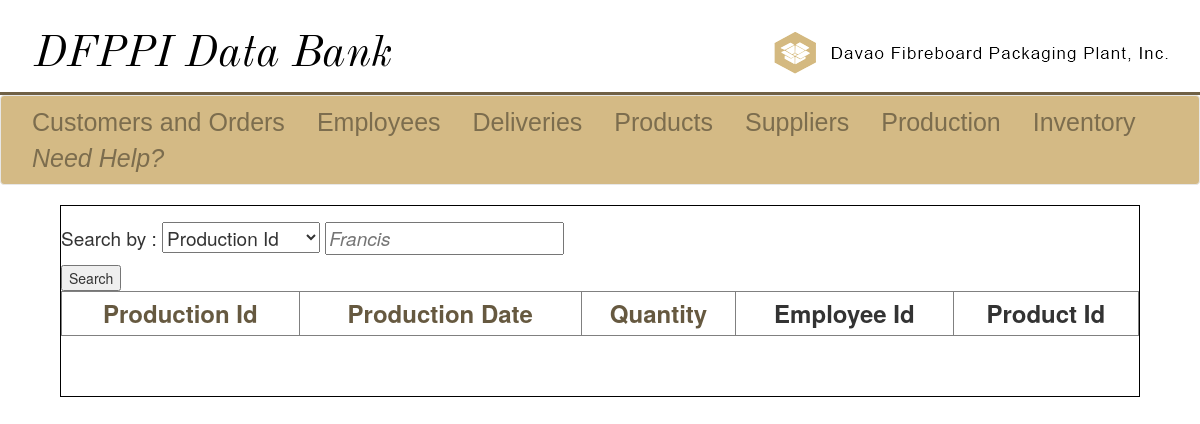
/production-view.php, run on an earlier commit of the app's database.
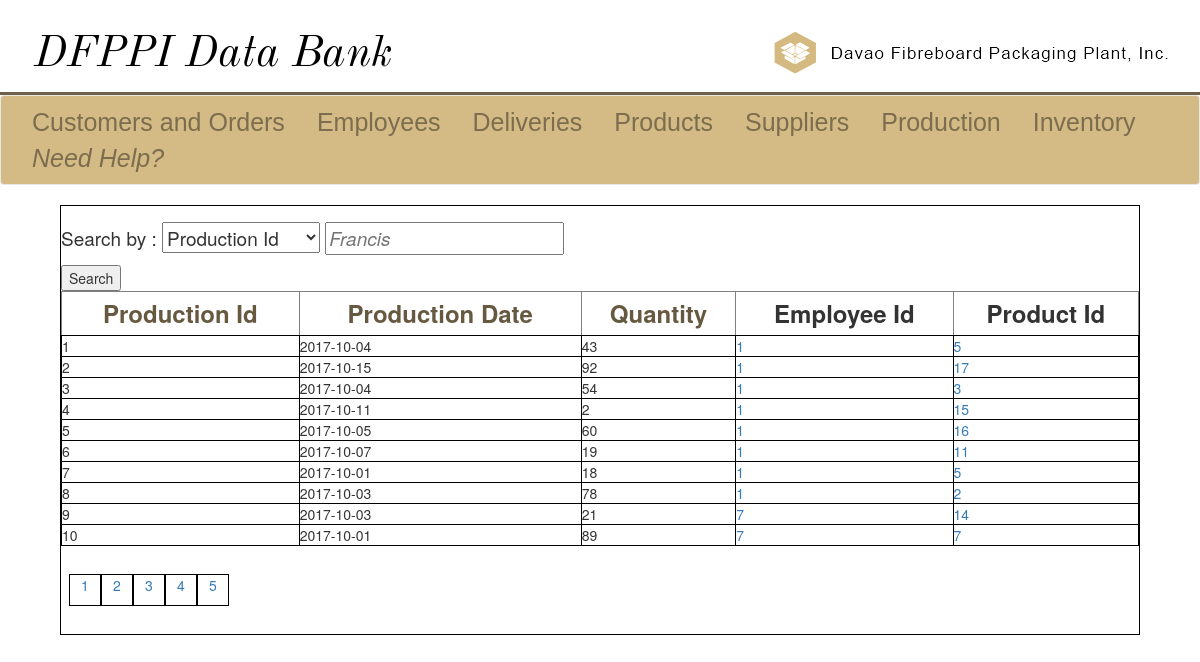
And on a later commit of the database.
### tables this page shows
CREATE TABLE `production` (
  `prdn_Id` int(11) NOT NULL,
  `prdn_date` date NOT NULL,
  `prdn_quantity` int(11) NOT NULL,
  `status` enum('Not started','Finished','Started') NOT NULL DEFAULT 'Not started',
  `f_Id` int(11) NOT NULL,
  `p_Id` int(11) NOT NULL
);

### production-view.php (the view, shortened to what this page needs)
<!DOCTYPE html>
<?php
	include("sql_connect.php");
    $choice = isset($_GET['choice'])? $_GET['choice'] : 1;
    $srch = isset($_GET['srch'])? $_GET['srch'] : 1;
	$numberOfRows = 10;
	$page = isset($_GET['page']) ? $_GET['page'] : 1;
	$limit = ($page - 1) * $numberOfRows;
	$col = isset($_GET['order']) ? $_GET['order'] : "prdn_Id";
	$dir = isset($_GET['direction']) ? $_GET['direction'] : "ASC";
	$query = "SELECT * FROM production WHERE {$choice} = '{$srch}' ORDER BY {$col} {$dir} LIMIT {$limit}, {$numberOfRows}";
	$result = mysqli_query($conn, $query);
	$query2 = "SELECT COUNT(*) as rowCount FROM production WHERE {$choice} = '{$srch}';";
	$result2 = mysqli_query($conn, $query2);
	$totalRows = mysqli_fetch_row($result2);
	$numberOfPages = ceil($totalRows[0] / $numberOfRows);
?>
<html>
	<head>
		<link rel = "stylesheet" href = "css/bootstrap.min.css">
		<link rel = "stylesheet" href = "css/design.css">
	</head>
	<body>
		<div class = "ultra-banner">
			<div class = "left-ub">
				<a href = "home.php"><img id = "left-logo" src = "images/ultra-banner.png" alt = "DFPPI Home"></a>
			</div>
			<div class = "right-ub">
				<a href = "http://www.davaofibre.ph"><img id = "right-logo" src = "images/other.png" alt = "Employee Module"></a>
			</div>
		</div>
		<div class = "line-sep">
		</div>
		<nav class="navbar navbar-default" id = "myNav">
			<div class="container-fluid">
				<ul class="nav navbar-nav">
					<li><a id = "li-a" href = "customers.php">Customers and Orders</a></li>
					<li><a id = "li-a" href = "employees.php">Employees</a></li>
					<li><a id = "li-a" href = "deliveries.php">Deliveries</a></li>
					<li><a id = "li-a" href = "products.php">Products</a></li>
					<li><a id = "li-a" href = "supplier.php">Suppliers</a></li>
					<li><a id = "li-a" href = "production.php">Production</a></li>
					<li><a id = "li-a" href = "inventory.php">Inventory</a></li>
					<li><a id = "li-a" href = "docs/manual.html"><i>Need Help?</i></a></li>
				</ul>
			</div>
		</nav>
		<div class = "main-view">
			<div class = "top-div">
				<form action = "production-view.php" method = "get" onsubmit = "return check();" autocomplete="off">
					<p class = "form-body">Search by :
					<select id = "choice" name = "choice">
                    <option value="prdn_Id">Production Id</option>
					</select>
					<input type = "text" id = "srch" name = "srch" class = "input-srch" maxlength = 128 autofocus placeholder = "Francis" required>
					</p>
					<input id = "submit" type = "submit" value = "Search">
				</form>
			</div>
			<div class = "bot-div">
            <?php
                echo "<table class= 'table-set' border='1' cellspacing='1' cellpadding='3' style='width:100%;font-size:20;'>";
                $ndir = ($col == "prdn_Id" && $dir == "ASC") ? "DESC" : "ASC";
                echo "<th><a href='production-view.php?choice={$choice}&srch={$srch}&direction={$ndir}&order=prdn_Id&page={$page}'>Production Id</a></th>";
                $ndir = ($col == "prdn_date" && $dir == "ASC") ? "DESC" : "ASC";
                echo "<th><a href='production-view.php?choice={$choice}&srch={$srch}&direction={$ndir}&order=prdn_date&page={$page}'>Production Date</a></th>";
                $ndir = ($col == "prdn_quantity" && $dir == "ASC") ? "DESC" : "ASC";
                echo "<th><a href='production-view.php?choice={$choice}&srch={$srch}&direction={$ndir}&order=prdn_quantity&page={$page}'>Quantity</a></th>";
                echo "<th>Employee Id</th>";
                echo "<th>Product Id</th>";
                while($row = mysqli_fetch_assoc($result)){
                    echo "<tr>";
                    echo "<td>{$row["prdn_Id"]}</td>";
                    echo "<td>{$row["prdn_date"]}</td>";
                    echo "<td>{$row["prdn_quantity"]}</td>";
                    echo "<td><a href='employees-view.php?choice=f_id&srch={$row['f_Id']}'>{$row['f_Id']}</a></td>";
                    echo "<td><a href='products-view.php?choice=p_Id&srch={$row['p_Id']}'>{$row["p_Id"]}</a></td>";
                    echo "</tr>";
                }
                echo "</table>";
            ?>
            <div class = 'pagination'>
                <ul>
                <?php
                    for($i = 1; $i <= $numberOfPages; $i++){
                        echo "<li><a href='production-view.php?choice={$choice}&srch={$srch}&direction={$dir}&order={$col}&page={$i}'>{$i}</a></li>";
                    }
                ?>
                </ul>
            </div>
			</div>
		</div>
	</body>
</html>

### css/design.css (style rules this page uses)
th { font-size: 3vh; text-align: center; text-decoration: none; padding: 4px; }
th a { color: #665940; }
ul { list-style-type: none; margin: 0; padding: 1vh; }
#myNav { background-color: #d4ba85; width: 100%; }
#li-a { color: #7c6d4e; text-align: center; padding: 1vh 2vh; font-size: 25px; font-family: sans-serif; text-decoration: none; }
.ultra-banner { width: 100%; background-color: #ffffff; height: 10vh; margin-bottom: 1%; }
.line-sep { background-color:#706146; width: 100%; height: 0.4vh; }
.left-ub,.right-ub { display: inline; width: 50%; height: 100%; }
.left-ub { float: left; }
#left-logo { margin-top: 4vh; margin-left: 4vh; }
#right-logo { float: right; margin-top: 4vh; margin-right: 4vh; }
.pagination li { height: 4vh; width: 4vh; display: inline-block; text-align: center; border: 1px solid black; }
input[placeholder] { font-style: italic; }
p.form-body { font-size: 19px; margin-top: 2vh; }
.main-view { margin-left: auto; margin-right: auto; border: 1px solid black; height: 100%; width: 90%; }
.pagination, .top-div, .mid-div { width: 100%; }
.table-set td { width: auto; border: 1px solid black; cellspacing: 1px; cellpadding: 3px; }
input[placeholder] { color: black; }

What changed in the data, as far as the page shows it:
added production: prdn_Id "1", prdn_date "2017-10-04", prdn_quantity "43", f_Id "1", p_Id "5"
added production: prdn_Id "2", prdn_date "2017-10-15", prdn_quantity "92", f_Id "1", p_Id "17"
added production: prdn_Id "3", prdn_date "2017-10-04", prdn_quantity "54", f_Id "1", p_Id "3"
added production: prdn_Id "4", prdn_date "2017-10-11", prdn_quantity "2", f_Id "1", p_Id "15"
added production: prdn_Id "5", prdn_date "2017-10-05", prdn_quantity "60", f_Id "1", p_Id "16"
added production: prdn_Id "6", prdn_date "2017-10-07", prdn_quantity "19", f_Id "1", p_Id "11"
added production: prdn_Id "7", prdn_date "2017-10-01", prdn_quantity "18", f_Id "1", p_Id "5"
added production: prdn_Id "8", prdn_date "2017-10-03", prdn_quantity "78", f_Id "1", p_Id "2"
added production: prdn_Id "9", prdn_date "2017-10-03", prdn_quantity "21", f_Id "7", p_Id "14"
added production: prdn_Id "10", prdn_date "2017-10-01", prdn_quantity "89", f_Id "7", p_Id "7"
Also different on the page:
new list line: "1"
new list line: "2"
new list line: "3"
new list line: "4"
new list line: "5"
